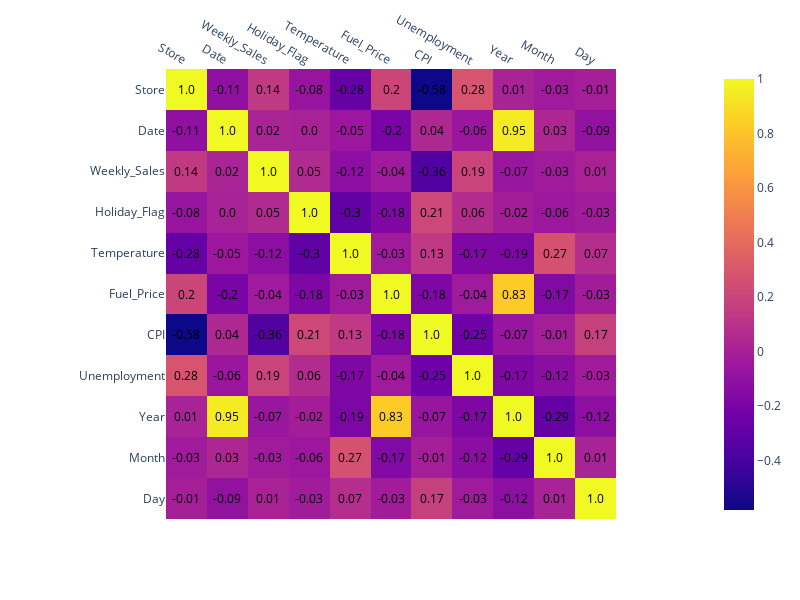

The cell this chart's notebook holds for it:
### Code cell
# Supposons que df est votre DataFrame et que vous avez déjà calculé corr
corr = df.corr()

fig = px.imshow(corr)

# Ajouter les valeurs de corrélation dans les carrés
for y in range(corr.shape[0]):
    for x in range(corr.shape[1]):
        fig.add_annotation(x=x, y=y, 
                           text=str(round(corr.iloc[y, x], 2)), 
                           showarrow=False, 
                           font=dict(color="black"))


# Ajuster la mise en page pour une meilleure lisibilité
fig.update_layout(
        xaxis=dict(side="top"),
        width=800,  # Largeur de la figure en pixels
        height=600)  # Hauteur de la figure en pixels

fig.show()

### Figure 1 — Plotly figure (JSON) as saved in the notebook; plotly's stock layout.template omitted (floating-point values rounded to 4 significant figures)
{"data": [{"coloraxis": "coloraxis", "hovertemplate": "x: %{x}<br>y: %{y}<br>color: %{z}<extra></extra>", "name": "0", "type": "heatmap", "x": ["Store", "Date", "Weekly_Sales", "Holiday_Flag", "Temperature", "Fuel_Price", "CPI", "Unemployment", "Year", "Month", "Day"], "xaxis": "x", "y": ["Store", "Date", "Weekly_Sales", "Holiday_Flag", "Temperature", "Fuel_Price", "CPI", "Unemployment", "Year", "Month", "Day"], "yaxis": "y", "z": [[1, -0.1068, 0.1376, -0.07583, -0.2802, 0.2046, -0.5818, 0.281, 0.01151, -0.03385, -0.01396], [-0.1068, 1, 0.01555, 0.004685, -0.0537, -0.1975, 0.03864, -0.06102, 0.9481, 0.03228, -0.09441], [0.1376, 0.01555, 1, 0.05388, -0.1233, -0.03663, -0.3605, 0.1902, -0.06558, -0.03448, 0.007243], [-0.07583, 0.004685, 0.05388, 1, -0.3018, -0.1764, 0.2122, 0.06211, -0.01935, -0.05541, -0.02808], [-0.2802, -0.0537, -0.1233, -0.3018, 1, -0.03217, 0.1336, -0.1743, -0.1859, 0.2705, 0.07338], [0.2046, -0.1975, -0.03663, -0.1764, -0.03217, 1, -0.1789, -0.03635, 0.8286, -0.1683, -0.03009], [-0.5818, 0.03864, -0.3605, 0.2122, 0.1336, -0.1789, 1, -0.2479, -0.07373, -0.01386, 0.1741], [0.281, -0.06102, 0.1902, 0.06211, -0.1743, -0.03635, -0.2479, 1, -0.1744, -0.1245, -0.03078], [0.01151, 0.9481, -0.06558, -0.01935, -0.1859, 0.8286, -0.07373, -0.1744, 1, -0.2859, -0.121], [-0.03385, 0.03228, -0.03448, -0.05541, 0.2705, -0.1683, -0.01386, -0.1245, -0.2859, 1, 0.01105], [-0.01396, -0.09441, 0.007243, -0.02808, 0.07338, -0.03009, 0.1741, -0.03078, -0.121, 0.01105, 1]]}], "layout": {"annotations": [{"font": {"color": "black"}, "showarrow": false, "text": "1.0", "x": 0, "y": 0}, {"font": {"color": "black"}, "showarrow": false, "text": "-0.11", "x": 1, "y": 0}, {"font": {"color": "black"}, "showarrow": false, "text": "0.14", "x": 2, "y": 0}, {"font": {"color": "black"}, "showarrow": false, "text": "-0.08", "x": 3, "y": 0}, {"font": {"color": "black"}, "showarrow": false, "text": "-0.28", "x": 4, "y": 0}, {"font": {"color": "black"}, "showarrow": false, "text": "0.2", "x": 5, "y": 0}, {"font": {"color": "black"}, "showarrow": false, "text": "-0.58", "x": 6, "y": 0}, {"font": {"color": "black"}, "showarrow": false, "text": "0.28", "x": 7, "y": 0}, {"font": {"color": "black"}, "showarrow": false, "text": "0.01", "x": 8, "y": 0}, {"font": {"color": "black"}, "showarrow": false, "text": "-0.03", "x": 9, "y": 0}, {"font": {"color": "black"}, "showarrow": false, "text": "-0.01", "x": 10, "y": 0}, {"font": {"color": "black"}, "showarrow": false, "text": "-0.11", "x": 0, "y": 1}, {"font": {"color": "black"}, "showarrow": false, "text": "1.0", "x": 1, "y": 1}, {"font": {"color": "black"}, "showarrow": false, "text": "0.02", "x": 2, "y": 1}, {"font": {"color": "black"}, "showarrow": false, "text": "0.0", "x": 3, "y": 1}, {"font": {"color": "black"}, "showarrow": false, "text": "-0.05", "x": 4, "y": 1}, {"font": {"color": "black"}, "showarrow": false, "text": "-0.2", "x": 5, "y": 1}, {"font": {"color": "black"}, "showarrow": false, "text": "0.04", "x": 6, "y": 1}, {"font": {"color": "black"}, "showarrow": false, "text": "-0.06", "x": 7, "y": 1}, {"font": {"color": "black"}, "showarrow": false, "text": "0.95", "x": 8, "y": 1}, {"font": {"color": "black"}, "showarrow": false, "text": "0.03", "x": 9, "y": 1}, {"font": {"color": "black"}, "showarrow": false, "text": "-0.09", "x": 10, "y": 1}, {"font": {"color": "black"}, "showarrow": false, "text": "0.14", "x": 0, "y": 2}, {"font": {"color": "black"}, "showarrow": false, "text": "0.02", "x": 1, "y": 2}, {"font": {"color": "black"}, "showarrow": false, "text": "1.0", "x": 2, "y": 2}, {"font": {"color": "black"}, "showarrow": false, "text": "0.05", "x": 3, "y": 2}, {"font": {"color": "black"}, "showarrow": false, "text": "-0.12", "x": 4, "y": 2}, {"font": {"color": "black"}, "showarrow": false, "text": "-0.04", "x": 5, "y": 2}, {"font": {"color": "black"}, "showarrow": false, "text": "-0.36", "x": 6, "y": 2}, {"font": {"color": "black"}, "showarrow": false, "text": "0.19", "x": 7, "y": 2}, {"font": {"color": "black"}, "showarrow": false, "text": "-0.07", "x": 8, "y": 2}, {"font": {"color": "black"}, "showarrow": false, "text": "-0.03", "x": 9, "y": 2}, {"font": {"color": "black"}, "showarrow": false, "text": "0.01", "x": 10, "y": 2}, {"font": {"color": "black"}, "showarrow": false, "text": "-0.08", "x": 0, "y": 3}, {"font": {"color": "black"}, "showarrow": false, "text": "0.0", "x": 1, "y": 3}, {"font": {"color": "black"}, "showarrow": false, "text": "0.05", "x": 2, "y": 3}, {"font": {"color": "black"}, "showarrow": false, "text": "1.0", "x": 3, "y": 3}, {"font": {"color": "black"}, "showarrow": false, "text": "-0.3", "x": 4, "y": 3}, {"font": {"color": "black"}, "showarrow": false, "text": "-0.18", "x": 5, "y": 3}, {"font": {"color": "black"}, "showarrow": false, "text": "0.21", "x": 6, "y": 3}, {"font": {"color": "black"}, "showarrow": false, "text": "0.06", "x": 7, "y": 3}, {"font": {"color": "black"}, "showarrow": false, "text": "-0.02", "x": 8, "y": 3}, {"font": {"color": "black"}, "showarrow": false, "text": "-0.06", "x": 9, "y": 3}, {"font": {"color": "black"}, "showarrow": false, "text": "-0.03", "x": 10, "y": 3}, {"font": {"color": "black"}, "showarrow": false, "text": "-0.28", "x": 0, "y": 4}, {"font": {"color": "black"}, "showarrow": false, "text": "-0.05", "x": 1, "y": 4}, {"font": {"color": "black"}, "showarrow": false, "text": "-0.12", "x": 2, "y": 4}, {"font": {"color": "black"}, "showarrow": false, "text": "-0.3", "x": 3, "y": 4}, {"font": {"color": "black"}, "showarrow": false, "text": "1.0", "x": 4, "y": 4}, {"font": {"color": "black"}, "showarrow": false, "text": "-0.03", "x": 5, "y": 4}, {"font": {"color": "black"}, "showarrow": false, "text": "0.13", "x": 6, "y": 4}, {"font": {"color": "black"}, "showarrow": false, "text": "-0.17", "x": 7, "y": 4}, {"font": {"color": "black"}, "showarrow": false, "text": "-0.19", "x": 8, "y": 4}, {"font": {"color": "black"}, "showarrow": false, "text": "0.27", "x": 9, "y": 4}, {"font": {"color": "black"}, "showarrow": false, "text": "0.07", "x": 10, "y": 4}, {"font": {"color": "black"}, "showarrow": false, "text": "0.2", "x": 0, "y": 5}, {"font": {"color": "black"}, "showarrow": false, "text": "-0.2", "x": 1, "y": 5}, {"font": {"color": "black"}, "showarrow": false, "text": "-0.04", "x": 2, "y": 5}, {"font": {"color": "black"}, "showarrow": false, "text": "-0.18", "x": 3, "y": 5}, {"font": {"color": "black"}, "showarrow": false, "text": "-0.03", "x": 4, "y": 5}, {"font": {"color": "black"}, "showarrow": false, "text": "1.0", "x": 5, "y": 5}, {"font": {"color": "black"}, "showarrow": false, "text": "-0.18", "x": 6, "y": 5}, {"font": {"color": "black"}, "showarrow": false, "text": "-0.04", "x": 7, "y": 5}, {"font": {"color": "black"}, "showarrow": false, "text": "0.83", "x": 8, "y": 5}, {"font": {"color": "black"}, "showarrow": false, "text": "-0.17", "x": 9, "y": 5}, {"font": {"color": "black"}, "showarrow": false, "text": "-0.03", "x": 10, "y": 5}, {"font": {"color": "black"}, "showarrow": false, "text": "-0.58", "x": 0, "y": 6}, {"font": {"color": "black"}, "showarrow": false, "text": "0.04", "x": 1, "y": 6}, {"font": {"color": "black"}, "showarrow": false, "text": "-0.36", "x": 2, "y": 6}, {"font": {"color": "black"}, "showarrow": false, "text": "0.21", "x": 3, "y": 6}, {"font": {"color": "black"}, "showarrow": false, "text": "0.13", "x": 4, "y": 6}, {"font": {"color": "black"}, "showarrow": false, "text": "-0.18", "x": 5, "y": 6}, {"font": {"color": "black"}, "showarrow": false, "text": "1.0", "x": 6, "y": 6}, {"font": {"color": "black"}, "showarrow": false, "text": "-0.25", "x": 7, "y": 6}, {"font": {"color": "black"}, "showarrow": false, "text": "-0.07", "x": 8, "y": 6}, {"font": {"color": "black"}, "showarrow": false, "text": "-0.01", "x": 9, "y": 6}, {"font": {"color": "black"}, "showarrow": false, "text": "0.17", "x": 10, "y": 6}, {"font": {"color": "black"}, "showarrow": false, "text": "0.28", "x": 0, "y": 7}, {"font": {"color": "black"}, "showarrow": false, "text": "-0.06", "x": 1, "y": 7}, {"font": {"color": "black"}, "showarrow": false, "text": "0.19", "x": 2, "y": 7}, {"font": {"color": "black"}, "showarrow": false, "text": "0.06", "x": 3, "y": 7}, {"font": {"color": "black"}, "showarrow": false, "text": "-0.17", "x": 4, "y": 7}, {"font": {"color": "black"}, "showarrow": false, "text": "-0.04", "x": 5, "y": 7}, {"font": {"color": "black"}, "showarrow": false, "text": "-0.25", "x": 6, "y": 7}, {"font": {"color": "black"}, "showarrow": false, "text": "1.0", "x": 7, "y": 7}, {"font": {"color": "black"}, "showarrow": false, "text": "-0.17", "x": 8, "y": 7}, {"font": {"color": "black"}, "showarrow": false, "text": "-0.12", "x": 9, "y": 7}, {"font": {"color": "black"}, "showarrow": false, "text": "-0.03", "x": 10, "y": 7}, {"font": {"color": "black"}, "showarrow": false, "text": "0.01", "x": 0, "y": 8}, {"font": {"color": "black"}, "showarrow": false, "text": "0.95", "x": 1, "y": 8}, {"font": {"color": "black"}, "showarrow": false, "text": "-0.07", "x": 2, "y": 8}, {"font": {"color": "black"}, "showarrow": false, "text": "-0.02", "x": 3, "y": 8}, {"font": {"color": "black"}, "showarrow": false, "text": "-0.19", "x": 4, "y": 8}, {"font": {"color": "black"}, "showarrow": false, "text": "0.83", "x": 5, "y": 8}, {"font": {"color": "black"}, "showarrow": false, "text": "-0.07", "x": 6, "y": 8}, {"font": {"color": "black"}, "showarrow": false, "text": "-0.17", "x": 7, "y": 8}, {"font": {"color": "black"}, "showarrow": false, "text": "1.0", "x": 8, "y": 8}, {"font": {"color": "black"}, "showarrow": false, "text": "-0.29", "x": 9, "y": 8}, {"font": {"color": "black"}, "showarrow": false, "text": "-0.12", "x": 10, "y": 8}, {"font": {"color": "black"}, "showarrow": false, "text": "-0.03", "x": 0, "y": 9}, {"font": {"color": "black"}, "showarrow": false, "text": "0.03", "x": 1, "y": 9}, {"font": {"color": "black"}, "showarrow": false, "text": "-0.03", "x": 2, "y": 9}, {"font": {"color": "black"}, "showarrow": false, "text": "-0.06", "x": 3, "y": 9}, {"font": {"color": "black"}, "showarrow": false, "text": "0.27", "x": 4, "y": 9}, {"font": {"color": "black"}, "showarrow": false, "text": "-0.17", "x": 5, "y": 9}, {"font": {"color": "black"}, "showarrow": false, "text": "-0.01", "x": 6, "y": 9}, {"font": {"color": "black"}, "showarrow": false, "text": "-0.12", "x": 7, "y": 9}, {"font": {"color": "black"}, "showarrow": false, "text": "-0.29", "x": 8, "y": 9}, {"font": {"color": "black"}, "showarrow": false, "text": "1.0", "x": 9, "y": 9}, {"font": {"color": "black"}, "showarrow": false, "text": "0.01", "x": 10, "y": 9}, {"font": {"color": "black"}, "showarrow": false, "text": "-0.01", "x": 0, "y": 10}, {"font": {"color": "black"}, "showarrow": false, "text": "-0.09", "x": 1, "y": 10}, {"font": {"color": "black"}, "showarrow": false, "text": "0.01", "x": 2, "y": 10}, {"font": {"color": "black"}, "showarrow": false, "text": "-0.03", "x": 3, "y": 10}, {"font": {"color": "black"}, "showarrow": false, "text": "0.07", "x": 4, "y": 10}, {"font": {"color": "black"}, "showarrow": false, "text": "-0.03", "x": 5, "y": 10}, {"font": {"color": "black"}, "showarrow": false, "text": "0.17", "x": 6, "y": 10}, {"font": {"color": "black"}, "showarrow": false, "text": "-0.03", "x": 7, "y": 10}, {"font": {"color": "black"}, "showarrow": false, "text": "-0.12", "x": 8, "y": 10}, {"font": {"color": "black"}, "showarrow": false, "text": "0.01", "x": 9, "y": 10}, {"font": {"color": "black"}, "showarrow": false, "text": "1.0", "x": 10, "y": 10}], "coloraxis": {"colorscale": [[0, "#0d0887"], [0.1111, "#46039f"], [0.2222, "#7201a8"], [0.3333, "#9c179e"], [0.4444, "#bd3786"], [0.5556, "#d8576b"], [0.6667, "#ed7953"], [0.7778, "#fb9f3a"], [0.8889, "#fdca26"], [1, "#f0f921"]]}, "height": 600, "margin": {"t": 60}, "width": 800, "xaxis": {"anchor": "y", "constrain": "domain", "domain": [0, 1], "scaleanchor": "y", "side": "top"}, "yaxis": {"anchor": "x", "autorange": "reversed", "constrain": "domain", "domain": [0, 1]}}}
